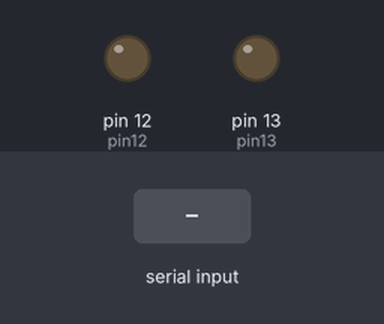
Simulated run of this sketch. Board: Arduino Uno, built with avr-gcc and run on an emulated ATmega328P. Shown: output pins drawn as LEDs (lit = HIGH). The inputs (shaded band) are chosen by the test bench.

Above: at 1.2 s.
1.3 s: "e" received over Serial
At 1.7 s:
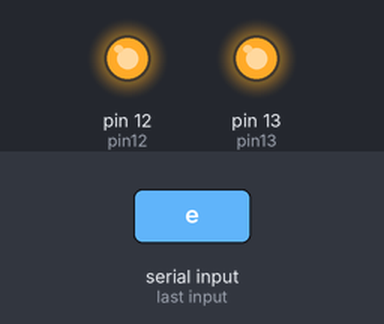
2.8 s: "x" received over Serial
At 4.0 s:
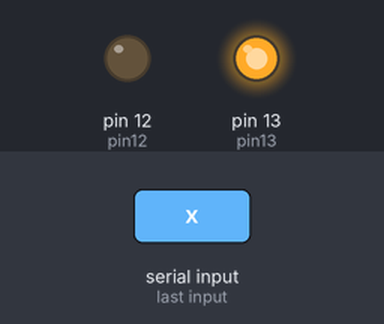
4.3 s: "y" received over Serial
At 5.2 s:
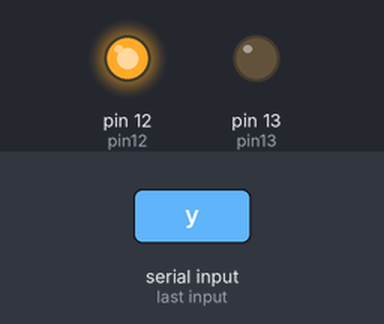
5.8 s: "a" received over Serial
At 6.3 s:
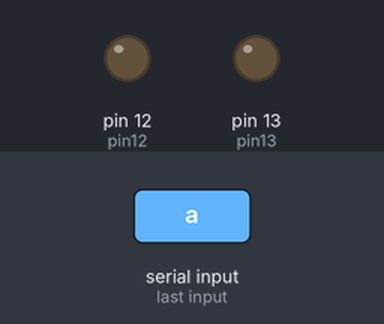
Timing chart, 0 to 8.3 s (numbered marks = the images above; inputs shaded):
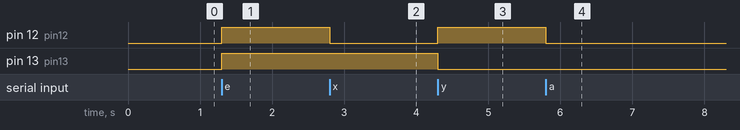

The sketch:

led_arduino.ino
```cpp
const int pin13 = 13;
const int pin12 = 12;
void setup() {
   Serial.begin(9600);
   pinMode(pin13,OUTPUT);
   pinMode(pin12,OUTPUT);

}

void loop() {
  if(Serial.available()>0){
   char caracter = Serial.read();
if(caracter == 'e'){
digitalWrite(pin13,HIGH);
digitalWrite(pin12,HIGH);

}
 if(caracter == 'x'){
digitalWrite(pin13,HIGH);
digitalWrite(pin12,LOW);

}
 if(caracter == 'y'){
digitalWrite(pin13,LOW);
digitalWrite(pin12,HIGH);

}
 if(caracter == 'a'){
digitalWrite(pin13,LOW);
digitalWrite(pin12,LOW);

}

  }


}
```

Measured:
- after the input at 1.3 s, pin 12 (pin12), pin 13 (pin13): LOW → HIGH at once
- after the input at 2.8 s, pin 12 (pin12): HIGH → LOW at once
- after the input at 4.3 s, pin 12 (pin12): LOW → HIGH at once; pin 13 (pin13): HIGH → LOW at once
- after the input at 5.8 s, pin 12 (pin12): HIGH → LOW at once
